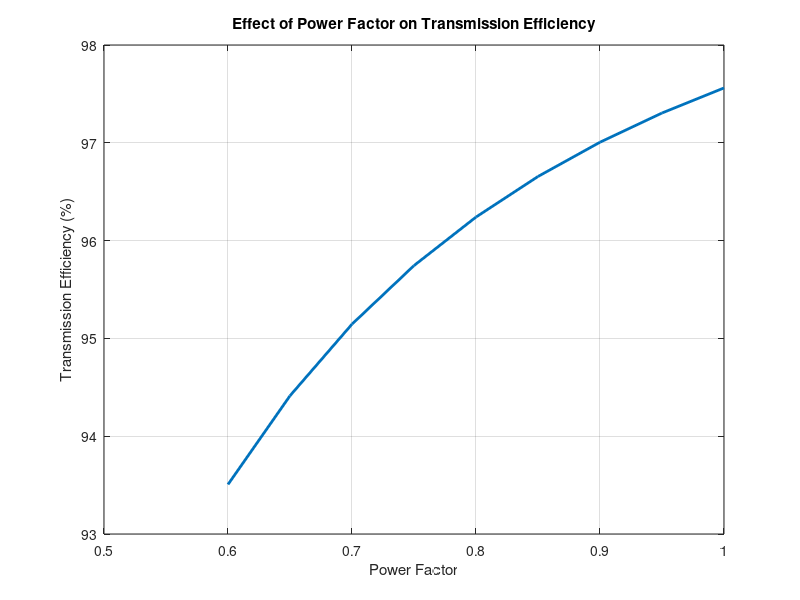

This figure's MATLAB source:
clc;
clear;

% System parameters
P_load = 10000;     % Load power (W)
V = 400;            % Line voltage (V)
R = 0.4;            % Line resistance (ohms)

pf = 0.6:0.05:1;    % Power factor range

% Current calculation
I = P_load ./ (V .* pf);

% Line losses
Loss = I.^2 .* R;

% Efficiency calculation
Efficiency = (P_load ./ (P_load + Loss)) * 100;

% Plot result
plot(pf, Efficiency, 'LineWidth',2)

xlabel('Power Factor')
ylabel('Transmission Efficiency (%)')
title('Effect of Power Factor on Transmission Efficiency')

grid on
